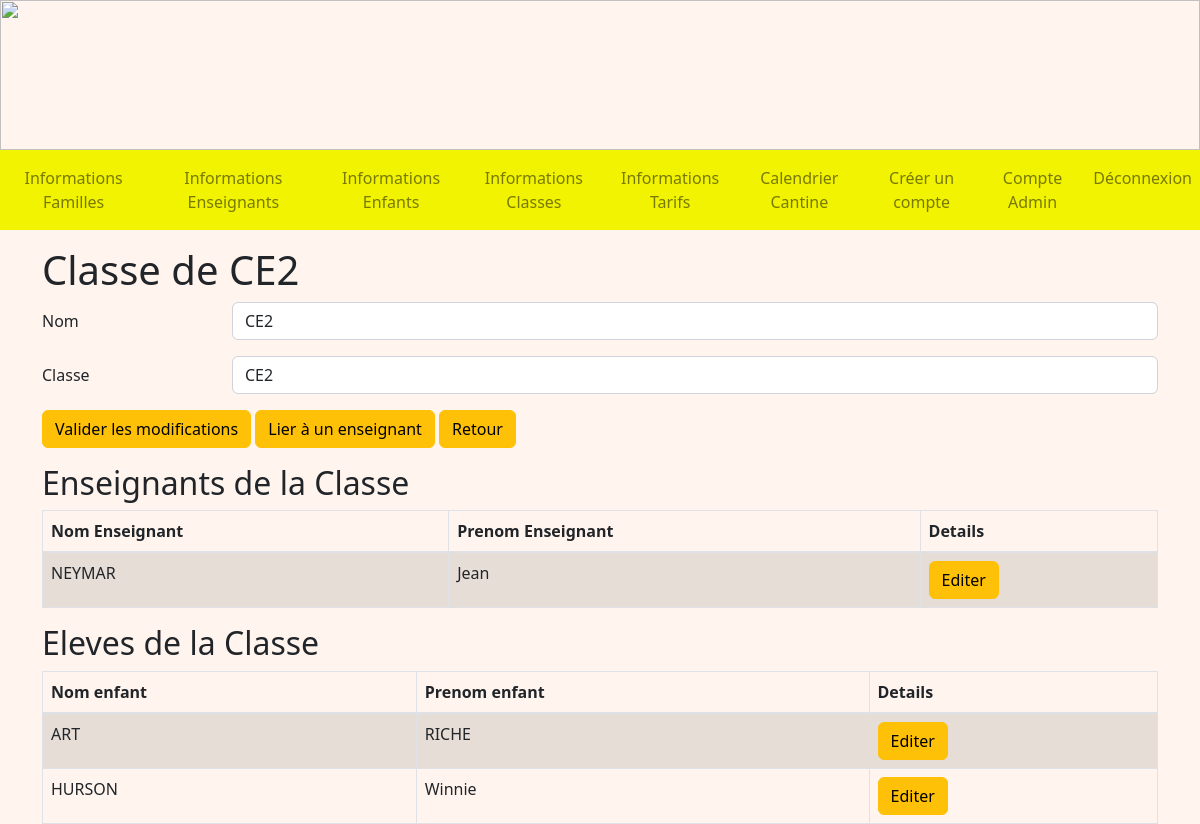
Before: /detailsClasse/3 (signed in) with the older database file.
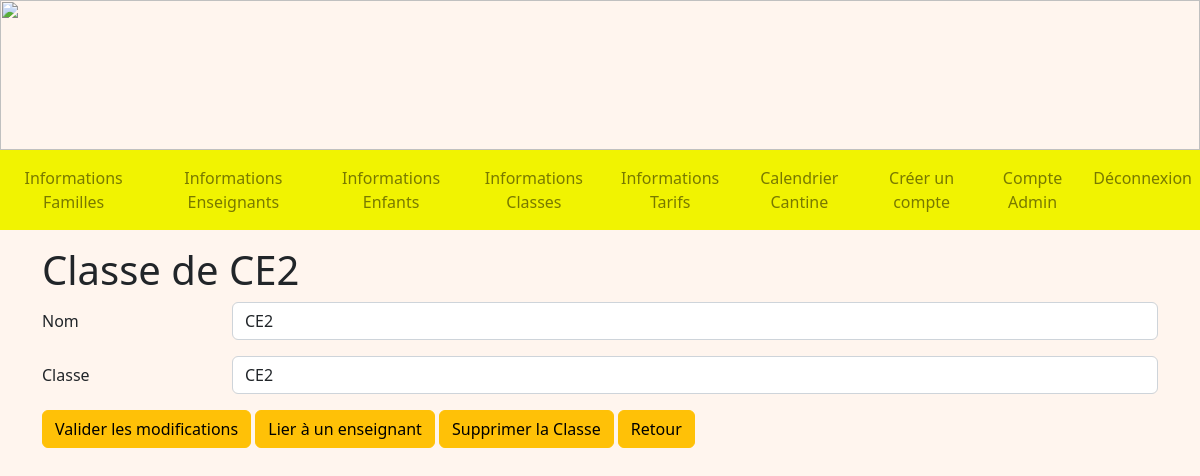
After: the same page with the newer database file.
### tables this page shows
CREATE TABLE Enseignant (
  code_enseignant integer primary key autoincrement,
  nom_enseignant TEXT NOT NULL,
  prenom_enseignant TEXT NOT NULL,
  identifiant TEXT NOT NULL,
  FOREIGN KEY (identifiant) REFERENCES Compte(identifiant)
);

CREATE TABLE Enfant (
  code_enfant integer primary key autoincrement,
  nom_enfant TEXT NOT NULL,
  prenom_enfant TEXT NOT NULL,
  code_tarif integer NOT NULL,
  code_classe integer NOT NULL,
  code_representant integer NOT NULL,
  code_formule integer NOT NULL,
  FOREIGN KEY (code_tarif) REFERENCES Tarif(code_tarif),
  FOREIGN KEY (code_classe) REFERENCES Classe(code_classe),
  FOREIGN KEY (code_representant) REFERENCES Representant(code_representant)
  FOREIGN KEY (code_formule) REFERENCES Formule(code_formule)
);

### admin.py (the view)
@app.route('/detailsClasse/<int:code_classe>', methods = ["GET", "POST"])
@login_required
def detailsClasse(code_classe):
    db = get_db()
    cur = db.cursor()
    user = cur.execute("SELECT type_compte FROM Compte WHERE identifiant = ?", (flask_login.current_user.name, )).fetchone()
    if user[0] == 'Admin':
        enseignants = cur.execute("SELECT E.nom_enseignant, E.prenom_enseignant, E.code_enseignant FROM Enseignant AS E INNER JOIN Enseigne AS Ens ON E.code_enseignant = Ens.code_enseignant WHERE code_classe = ?", (code_classe, )).fetchall()
        classe = cur.execute("SELECT nom_classe, code_classe, code_type FROM Classe WHERE code_classe = ?", (code_classe, )).fetchone()
        types = cur.execute ("SELECT * FROM TypeDeClasse").fetchall()
        enfants = cur.execute("SELECT nom_enfant, prenom_enfant, code_enfant FROM Enfant WHERE code_classe = ?", (code_classe, )).fetchall()
        if request.method == "POST":
            cur.execute("UPDATE Classe SET nom_classe = ?, code_type = ? WHERE code_classe = ?", (request.form["name"], request.form["classe"], code_classe, ))
            db.commit()
            return redirect(url_for('infosClasses'))
        return render_template('A_detailsClasse.html', enseignants = enseignants, enfants = enfants, classe = classe, types = types)
    if user[0] == 'Enseignant':
        return redirect(url_for('accueilEnseignant'))
    return redirect(url_for('accueil'))

### main.py (called while the page is built)
@login_manager.user_loader
def load_user(user_id):
    db = get_db()
    cur = db.cursor()
    user = cur.execute('SELECT identifiant, mot_de_passe FROM Compte WHERE identifiant=?', (user_id, )).fetchone()
    return User(user[0], user[1])

def get_db():
    if 'db' not in g:
        g.db = sqlite3.connect(DATABASE)
    return g.db

@app.teardown_appcontext
def close_connection(exception):
    db = g.pop('db', None)
    if db is not None:
        db.close()

### templates/A_detailsClasse.html (shortened to what this page needs)
<!DOCTYPE html>
<html>
<head>
    <link rel="stylesheet" href="https://cdn.jsdelivr.net/npm/bootstrap@4.3.1/dist/css/bootstrap.min.css"
>
    <link rel="stylesheet" href="/static/css/main.css">
</head>
<body>
    {% extends "A_layout.html" %}
    {% block content %}
    <div class="container mt-3">
        <h1>Classe de {{ classe[0] }}</h1>
        <form method="POST" class="mb-3">
            <div class="row mb-3">
                <label for="name" class="col-sm-2 col-form-label">Nom</label>
                <div class="col-sm-10">
                    <input name="name" type="name" class="form-control" id="name" value="{{classe[0]}}" required>
                </div>
            </div>
            <div class="row mb-3">
                <label for="classe" class="col-sm-2  col-form-label">Classe</label>
                <div class="col-sm-10">
                    <select name="classe" class="form-control" id="classe">
                        {% for type in types %}
                        {% if classe[2] == type[0] %}
                        <option value="{{ type[0] }}" selected>{{ type[2] }}</option>
                        {% else %}
                        <option value="{{ type[0] }}">{{ type[2] }}</option>
                        {% endif %}
                        {% endfor %}
                    </select>
                </div>
            </div>
            <button type="submit" class="btn btn-warning">Valider les modifications</button>
            <a href="/lierEnseignant/{{ classe[1] }}" class="btn btn-warning">Lier à un enseignant</a>
            {% if not enfants %}
            <a href="/suppressionC/{{ classe[1] }}" class="btn btn-warning"
                onclick="if (confirm('Voulez-vous vraiment supprimer cette classe ?')) commentDelete(1); return false">Supprimer la Classe</a>
            {% endif %}
            <a href="/infosClasses" class="btn btn-warning">Retour</a>
        </form>
        {% if enseignants%}
        <h2>Enseignants de la Classe</h2>
        <table class="table table-bordered table-striped">
            <thead>
                <tr>
                    <th scope="col">Nom Enseignant</th>
                    <th scope="col">Prenom Enseignant</th>
                    <th scope="col">Details</th>
                </tr>
            </thead>
            <tbody>
                {% for enseignant in enseignants %}
                <tr>
                    <td>{{ enseignant[0] }}</td>
                    <td>{{ enseignant[1] }}</td>
                    <td>
                        <a href="/detailsEnseignant/{{ enseignant[2] }}" class="btn btn-warning">Editer</a>
                    </td>
                </tr>
                {% endfor %}
            </tbody>
        </table>
        {%endif%}
        {% if enfants %}
        <h2>Eleves de la Classe</h2>
        <table class="table table-bordered table-striped">
            <thead>
                <tr>
                    <th scope="col">Nom enfant</th>
                    <th scope="col">Prenom enfant</th>
                    <th scope="col">Details</th>
                </tr>
            </thead>
            <tbody>
                {% for enfant in enfants %}
                <tr>
                    <td>{{ enfant[0] }}</td>
                    <td>{{ enfant[1] }}</td>
                    <td>
                        <a href="/detailsEnfant/{{ enfant[2] }}" class="btn btn-warning">Editer</a>
                    </td>
                </tr>
                {% endfor %}
            </tbody>
        </table>
        {% endif %}
    </div>
    {% endblock %}

Changed rows visible on the page:
removed Enseignant: nom_enseignant "NEYMAR", prenom_enseignant "Jean"
removed Enfant: nom_enfant "ART", prenom_enfant "RICHE"
removed Enfant: nom_enfant "HURSON", prenom_enfant "Winnie"
Other visible differences:
text no longer shown: "Enseignants de la Classe Nom Enseignant Prenom Enseignant Details Eleves de la Classe Nom enfant Prenom enfant Details"
text now shown: "Supprimer la Classe"
